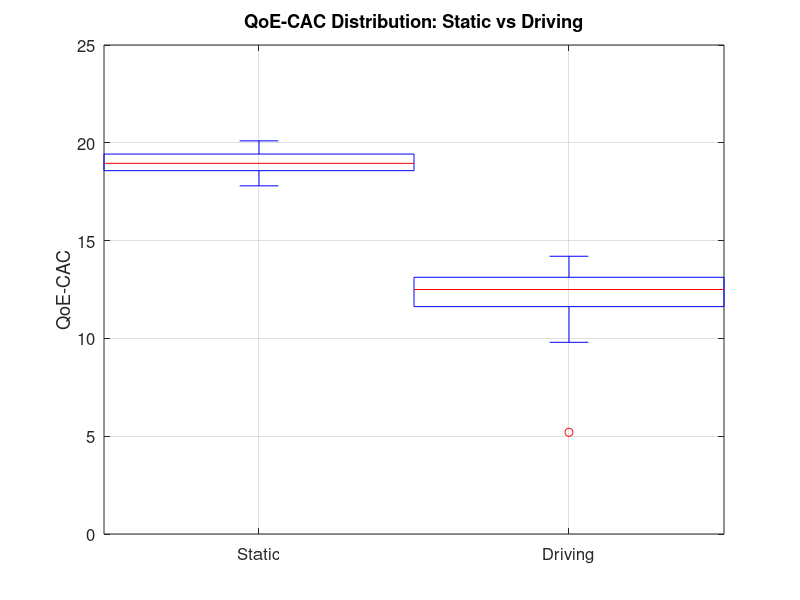
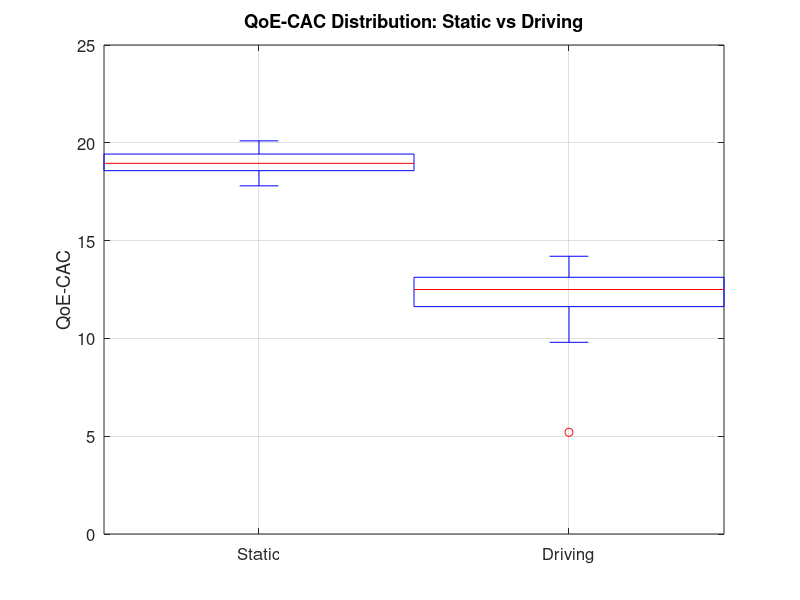

Write the MATLAB code that produced these figures, in order.
% criar_boxplot.m
% =========================================

clear; clc;

% Dados de exemplo (substitua pelos seus dados reais)
static_qoe = [18.2, 19.5, 17.8, 20.1, 18.9, 19.3, 18.5, 19.8, ...
              18.7, 19.1, 18.4, 19.6, 18.8, 19.4, 18.6, 19.2, ...
              18.3, 19.7, 18.9, 19.0];

driving_qoe = [12.1, 13.4, 11.8, 14.2, 10.5, 9.8, 13.1, 12.7, ...
               11.3, 13.8, 12.4, 11.9, 13.5, 5.2, 12.9, 11.7, ...
               13.2, 12.6, 11.4, 13.0];

% Criar box plot
figure('Position', [100, 100, 600, 500]);

boxplot([static_qoe, driving_qoe], ...
        [ones(1, length(static_qoe)), 2*ones(1, length(driving_qoe))], ...
        'Labels', {'Static', 'Driving'}, ...
        'Colors', [0.2 0.6 0.8; 0.8 0.4 0.2], ...
        'Widths', 0.5);

% Personalizar
ylabel('QoE-CAC', 'FontSize', 14);
title('QoE-CAC Distribution: Static vs Driving', 'FontSize', 16);
grid on;
set(gca, 'FontSize', 12);

% Salvar
saveas(gcf, 'boxplot_static_vs_driving.png');
saveas(gcf, 'boxplot_static_vs_driving.pdf');

fprintf('✅ Gráfico salvo!\n');

% Mostrar estatísticas
fprintf('\nEstatísticas:\n');
fprintf('Static:  Mediana = %.2f, IQR = %.2f\n', ...
        median(static_qoe), iqr(static_qoe));
fprintf('Driving: Mediana = %.2f, IQR = %.2f\n', ...
        median(driving_qoe), iqr(driving_qoe));
